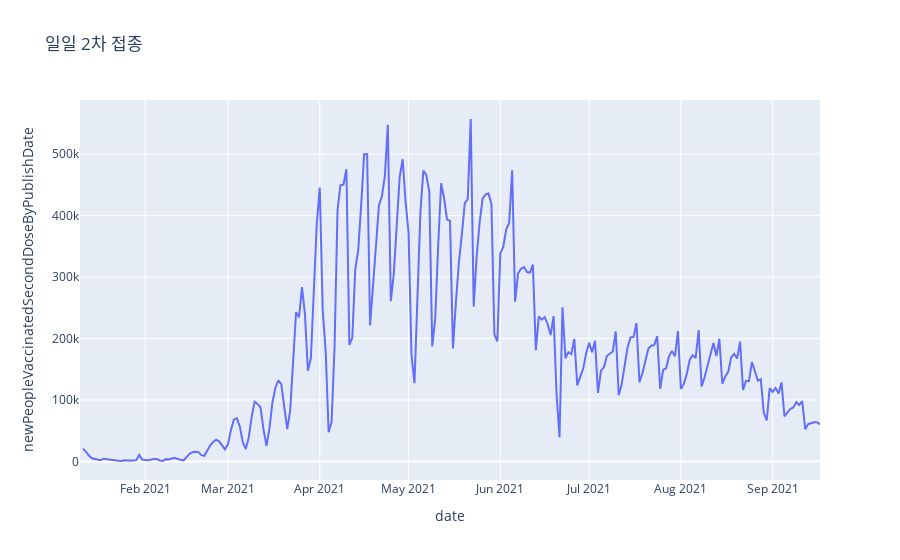

This figure's notebook cell:
### Code cell
fig = px.line(UK_data, x="date", y="newPeopleVaccinatedSecondDoseByPublishDate", title="일일 2차 접종")
fig.show()

### Figure 1 — Plotly figure (JSON) as saved in the notebook; plotly's stock layout.template omitted (floating-point values rounded to 4 significant figures; data arrays with more than 128 entries replaced by an {"elided": "..."} marker saying what was removed)
{"data": [{"hovertemplate": "date=%{x}<br>newPeopleVaccinatedSecondDoseByPublishDate=%{y}<extra></extra>", "legendgroup": "", "line": {"color": "#636efa", "dash": "solid"}, "marker": {"symbol": "circle"}, "mode": "lines", "name": "", "orientation": "v", "showlegend": false, "type": "scatter", "x": {"elided": "251 str values"}, "xaxis": "x", "y": {"elided": "251 int values"}, "yaxis": "y"}], "layout": {"legend": {"tracegroupgap": 0}, "title": {"text": "일일 2차 접종"}, "xaxis": {"anchor": "y", "domain": [0, 1], "title": {"text": "date"}}, "yaxis": {"anchor": "x", "domain": [0, 1], "title": {"text": "newPeopleVaccinatedSecondDoseByPublishDate"}}}}
